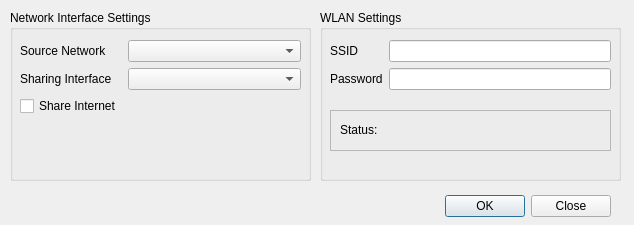
<?xml version="1.0" encoding="UTF-8"?>
<ui version="4.0">
 <class>Dialog</class>
 <widget class="QDialog" name="Dialog">
  <property name="geometry">
   <rect>
    <x>0</x>
    <y>0</y>
    <width>634</width>
    <height>225</height>
   </rect>
  </property>
  <property name="windowTitle">
   <string>Dialog</string>
  </property>
  <widget class="QDialogButtonBox" name="buttonBox">
   <property name="geometry">
    <rect>
     <x>330</x>
     <y>190</y>
     <width>281</width>
     <height>32</height>
    </rect>
   </property>
   <property name="orientation">
    <enum>Qt::Horizontal</enum>
   </property>
   <property name="standardButtons">
    <set>QDialogButtonBox::Close|QDialogButtonBox::Ok</set>
   </property>
  </widget>
  <widget class="QGroupBox" name="groupBox">
   <property name="geometry">
    <rect>
     <x>10</x>
     <y>10</y>
     <width>301</width>
     <height>171</height>
    </rect>
   </property>
   <property name="title">
    <string>Network Interface Settings</string>
   </property>
   <property name="flat">
    <bool>true</bool>
   </property>
   <widget class="QWidget" name="formLayoutWidget">
    <property name="geometry">
     <rect>
      <x>10</x>
      <y>30</y>
      <width>281</width>
      <height>124</height>
     </rect>
    </property>
    <layout class="QFormLayout" name="formLayout">
     <item row="0" column="1">
      <widget class="QComboBox" name="sourceComboBox"/>
     </item>
     <item row="1" column="0">
      <widget class="QLabel" name="label_2">
       <property name="text">
        <string>Sharing Interface</string>
       </property>
      </widget>
     </item>
     <item row="1" column="1">
      <widget class="QComboBox" name="sharingComboBox"/>
     </item>
     <item row="2" column="0">
      <widget class="QCheckBox" name="shareInternetCheckBox">
       <property name="text">
        <string>Share Internet</string>
       </property>
      </widget>
     </item>
     <item row="0" column="0">
      <widget class="QLabel" name="label">
       <property name="text">
        <string>Source Network</string>
       </property>
      </widget>
     </item>
    </layout>
   </widget>
  </widget>
  <widget class="QGroupBox" name="groupBox_2">
   <property name="geometry">
    <rect>
     <x>320</x>
     <y>10</y>
     <width>301</width>
     <height>171</height>
    </rect>
   </property>
   <property name="title">
    <string>WLAN Settings</string>
   </property>
   <widget class="QWidget" name="formLayoutWidget_2">
    <property name="geometry">
     <rect>
      <x>10</x>
      <y>30</y>
      <width>281</width>
      <height>104</height>
     </rect>
    </property>
    <layout class="QFormLayout" name="formLayout_2">
     <item row="0" column="0">
      <widget class="QLabel" name="label_3">
       <property name="text">
        <string>SSID</string>
       </property>
      </widget>
     </item>
     <item row="1" column="0">
      <widget class="QLabel" name="label_4">
       <property name="text">
        <string>Password</string>
       </property>
      </widget>
     </item>
     <item row="0" column="1">
      <widget class="QLineEdit" name="ssidEdit"/>
     </item>
     <item row="1" column="1">
      <widget class="QLineEdit" name="passwordEdit">
       <property name="inputMethodHints">
        <set>Qt::ImhHiddenText</set>
       </property>
      </widget>
     </item>
    </layout>
   </widget>
   <widget class="QFrame" name="frame">
    <property name="geometry">
     <rect>
      <x>10</x>
      <y>100</y>
      <width>281</width>
      <height>41</height>
     </rect>
    </property>
    <property name="frameShape">
     <enum>QFrame::StyledPanel</enum>
    </property>
    <property name="frameShadow">
     <enum>QFrame::Raised</enum>
    </property>
    <widget class="QLabel" name="status_label">
     <property name="geometry">
      <rect>
       <x>10</x>
       <y>10</y>
       <width>80</width>
       <height>20</height>
      </rect>
     </property>
     <property name="text">
      <string>Status:</string>
     </property>
    </widget>
   </widget>
  </widget>
 </widget>
 <resources/>
 <connections>
  <connection>
   <sender>buttonBox</sender>
   <signal>accepted()</signal>
   <receiver>Dialog</receiver>
   <slot>accept()</slot>
   <hints>
    <hint type="sourcelabel">
     <x>248</x>
     <y>254</y>
    </hint>
    <hint type="destinationlabel">
     <x>157</x>
     <y>274</y>
    </hint>
   </hints>
  </connection>
  <connection>
   <sender>buttonBox</sender>
   <signal>rejected()</signal>
   <receiver>Dialog</receiver>
   <slot>reject()</slot>
   <hints>
    <hint type="sourcelabel">
     <x>316</x>
     <y>260</y>
    </hint>
    <hint type="destinationlabel">
     <x>286</x>
     <y>274</y>
    </hint>
   </hints>
  </connection>
 </connections>
</ui>
